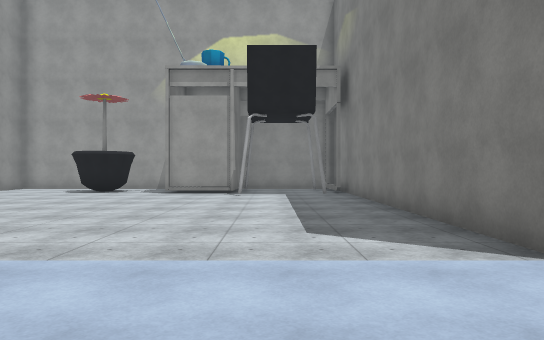
[1] (above)

24 first-person views from a walk through a Unity game level. The camera is 1.4 m above the floor, looks level and sees 70° across. The floor is counted in squares, 2 m on a side. Each view is taken from the middle of a square. On the plan, view 1 faces up. The plan holds only what a view shows up to about 11 squares ahead; the rest is blank. The place goes on beyond the plan. The player character is not drawn. Some animated figures are left out. Surface patterns are stand-ins for the level's own textures.

[2]
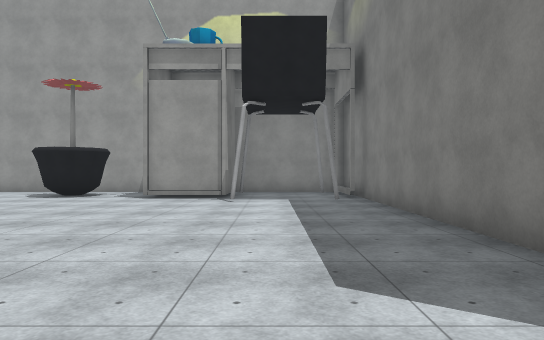

[3]
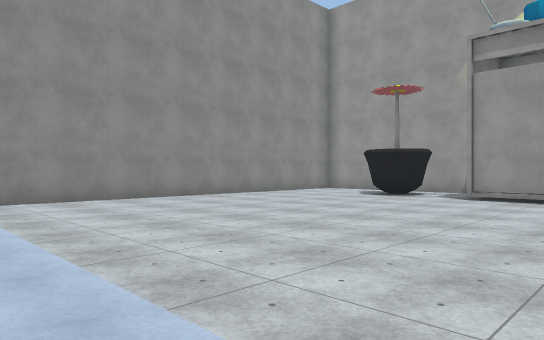

[4]
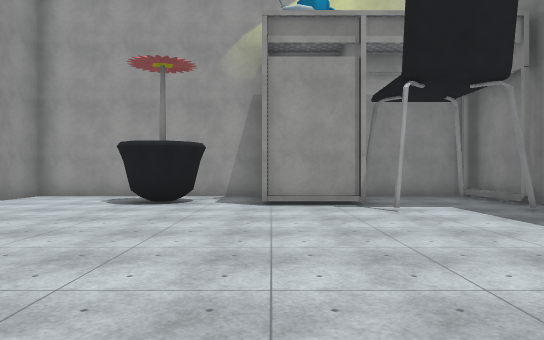

[5]
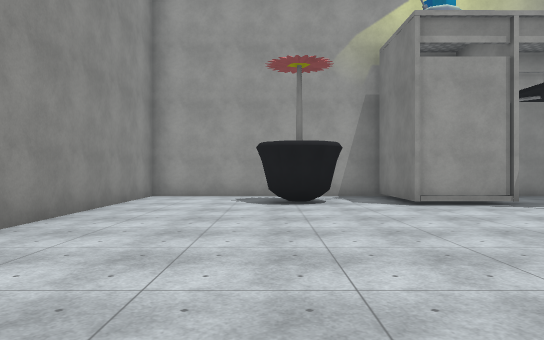

[6]
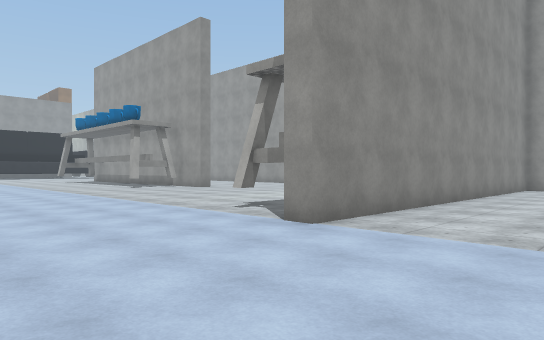

[7]
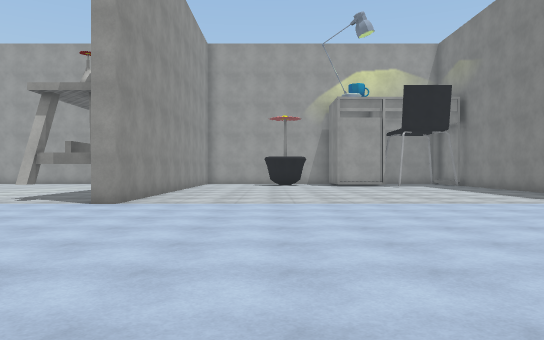

[8]
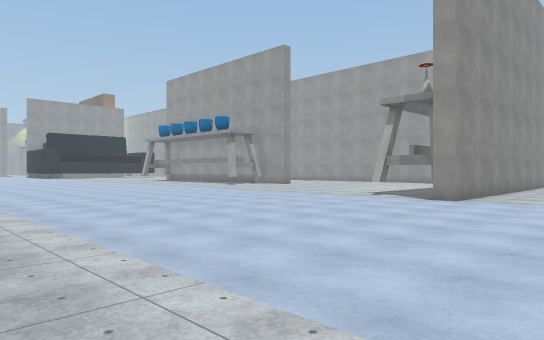

[9]
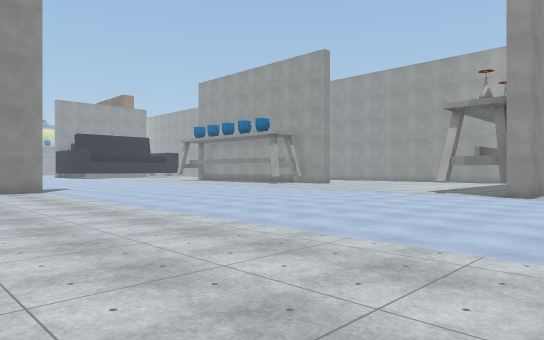

[10]
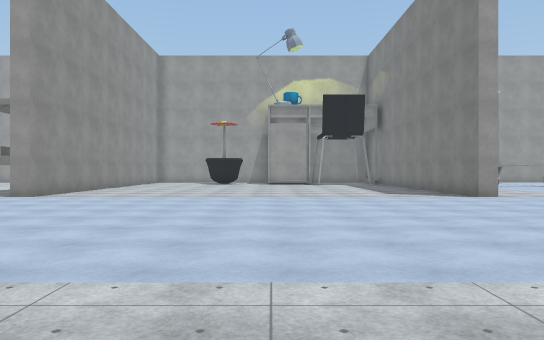

[11]
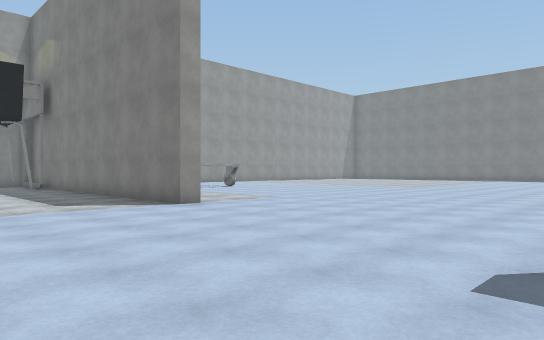

[12]
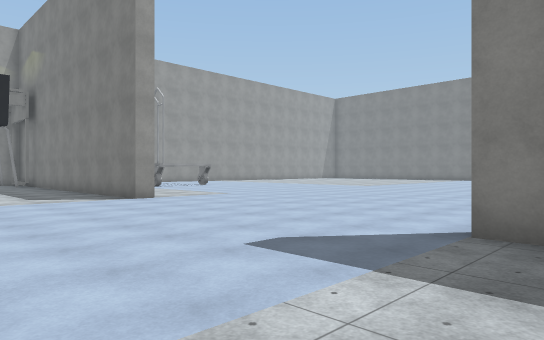

[13]
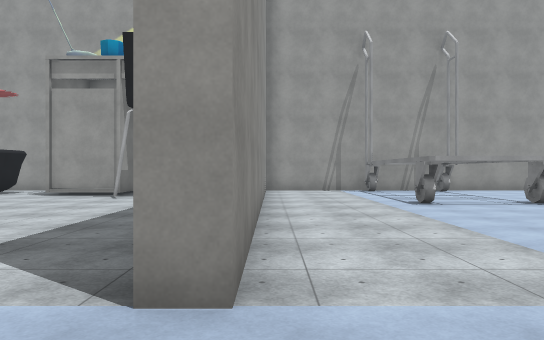

[14]
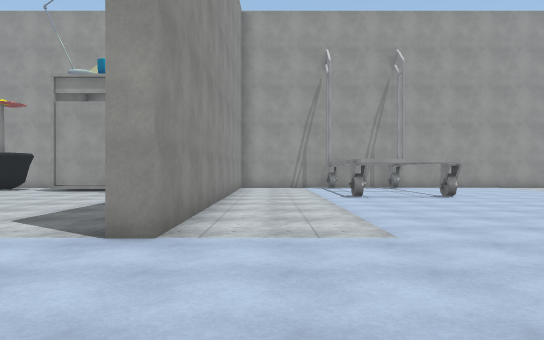

[15]
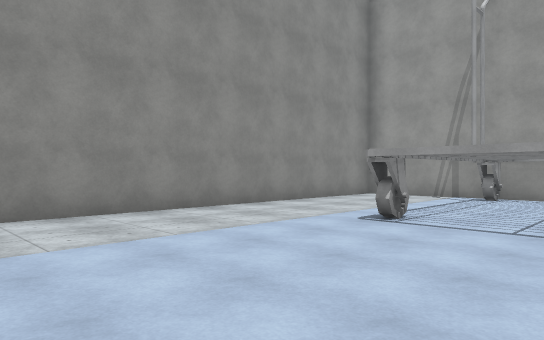

[16]
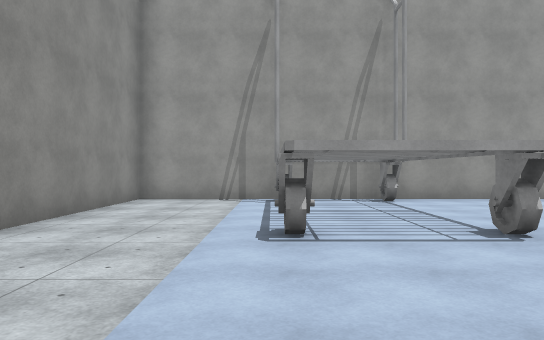

[17]
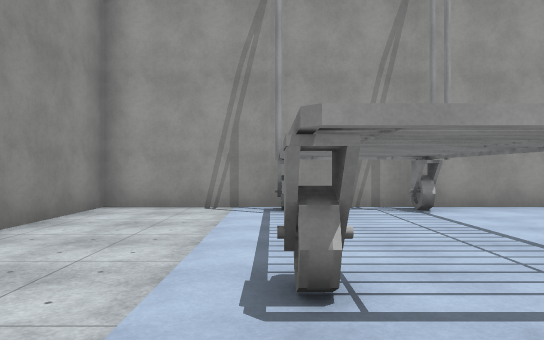

[18]
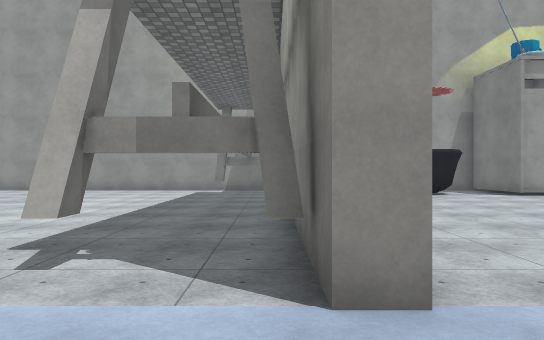

[19]
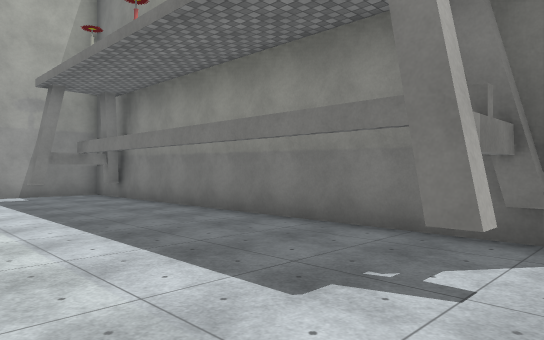

[20]
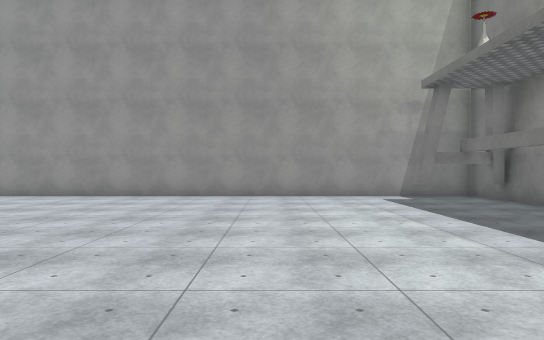

[21]
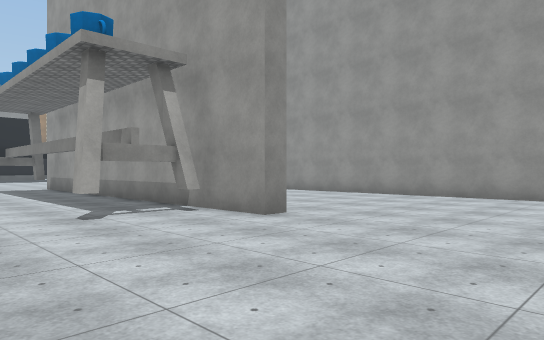

[22]
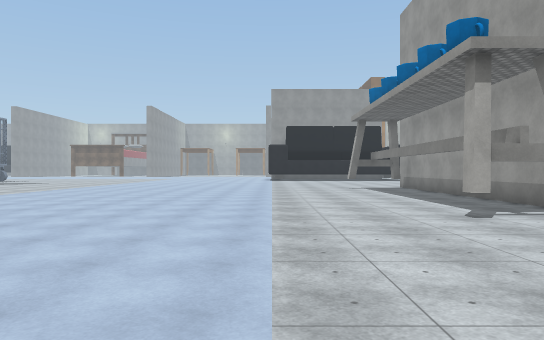

[23]
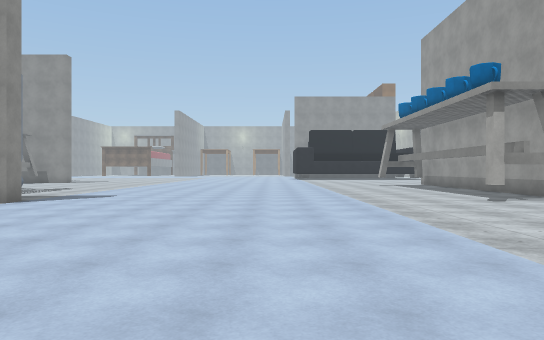

[24]
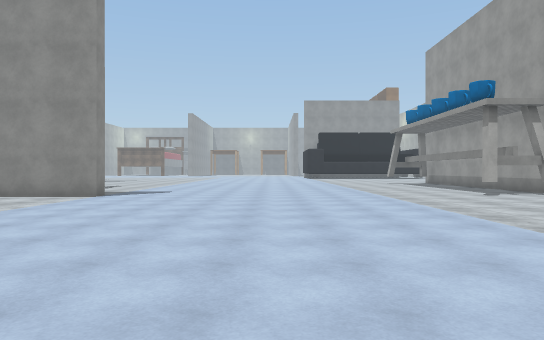

### Floor plan
Points are (right, up) in squares from view 1. A wall is a line through its corners. A room is listed if a view was taken in it or the views show most of it. See-through windows are left out.
Room 1 (views 1, 2, 3, 4, 5, 6, 7, 8, 9, 10, 11, 12, 13, 14, 15, 16, 17, 18, 19, 20, 21, 22, 23, 24)
walls: (-10.1, 3.6) (-10.1, 4.1); (-20.8, -4.6) (-20.2, -4.6) (-20.2, -7.2); (-20.5, 5.9) (-21, 5.9); (-10.1, 12.5) (-10.1, 13); (-19.4, 8.8) (-19.4, 8.2) (-26, 8.2); (-20.5, 7.6) (-21, 7.6); (2.3, -5.2) (2.3, -4.6); (-1.1, 11.7) (-3.2, 11.7) (-3.2, 14.4) (-9.2, 14.4) (-9.2, 2.9) (-9.7, 2.9) (-9.7, 14.4) (-22.2, 14.4); (6.1, 9.2) (6.1, 8.8); (6.1, 9.2) (6.1, 9.5); (6.4, 8.8) (6.4, 9.5); (6.4, 9) (6.1, 9); (6.4, 9.6) (6.4, 9.2); (6.1, 13.8) (6.1, 13.4); (6.4, 13.6) (6, 13.6); (6.4, 14.1) (6.4, 13.8); (8.8, 13.4) (8.8, 13.9); (8.9, 13.6) (8.5, 13.6) (8.5, 14.1); (9.5, 14.4) (2.8, 14.4) (2.8, 2.9) (2.3, 2.9) (2.3, 11.4)
low walls: (6.4, 9.2) (6.1, 9.2); (6.4, 13.8) (6.1, 13.8)
ways out: opening at (0, 11) to room 2
objects: TV (-11, 4); TV (-11, 13); flowerpot (-6, 12) to (-5, 13)
Room 2 (no view inside)
walls: (-1.1, 13) (-1.1, 11.7); (2.3, 11.4) (2.3, 14.4) (-0.5, 14.4)
ways out: opening at (0, 11) to room 1

Positions as (right, up) in squares from view 1, and headings:
1: (0, 0), facing up
2: (0, 2), facing up
3: (0, 2), facing up-left
4: (-3, 4), facing up
5: (-6, 4), facing up
6: (-6, -1), facing up-left
7: (-6, -5), facing up
8: (-6, -6), facing up-left
9: (-7, -8), facing up-left
10: (-3, -7), facing up
11: (-2, -4), facing up-right
12: (-2, -6), facing up-right
13: (3, 1), facing up
14: (4, -1), facing up
15: (9, 4), facing up-left
16: (6, 5), facing up
17: (6, 7), facing up
18: (-10, 1), facing up
19: (-14, 3), facing up-right
20: (-15, 4), facing up
21: (-15, 4), facing up-left
22: (-15, 3), facing left
23: (-12, 1), facing left
24: (-10, 0), facing left
